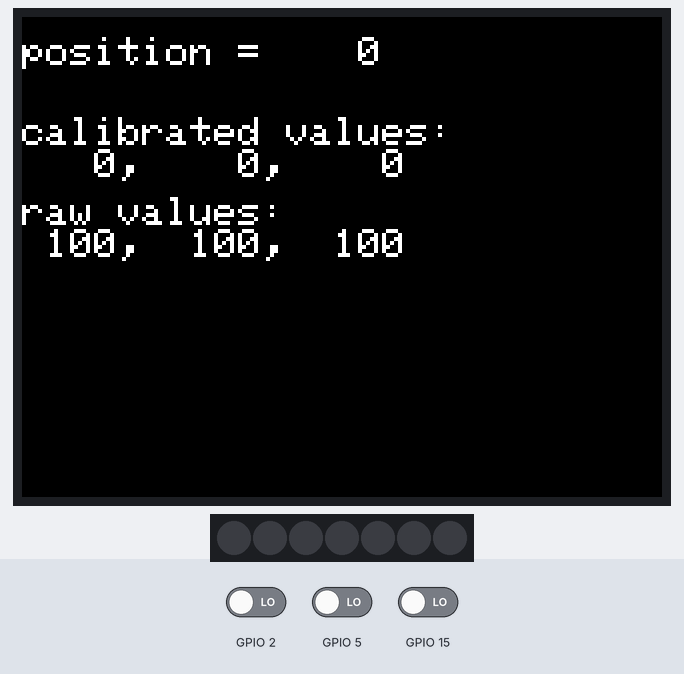
Recording of a sketch running on a simulated ESP32. Shown: 320×240 colour display, 7 RGB LEDs in strip order, left to right. The test bench sets the inputs (shaded band); at power-on: GPIO 2 LOW, GPIO 5 LOW, GPIO 15 LOW.

Above: at 12.9 s.
13.0 s: GPIO 2 driven HIGH
At 13.8 s:
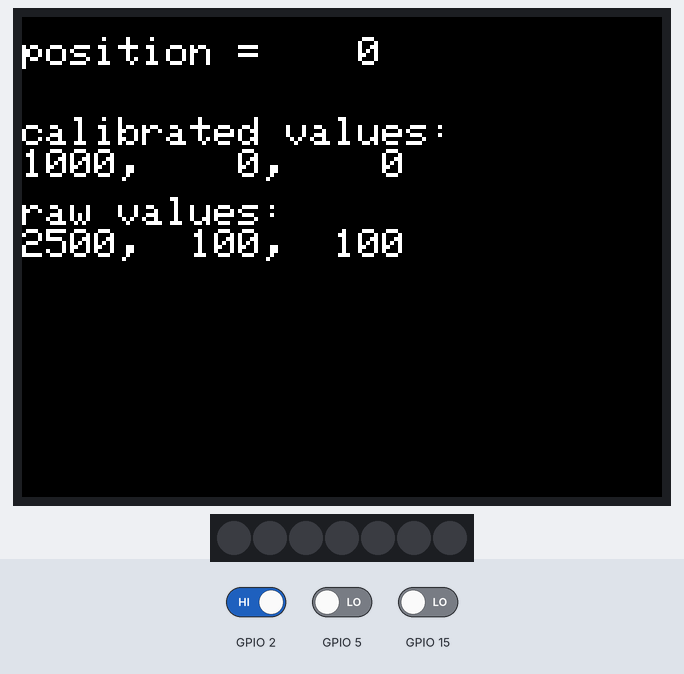
14.5 s: GPIO 5 driven HIGH
At 15.2 s:
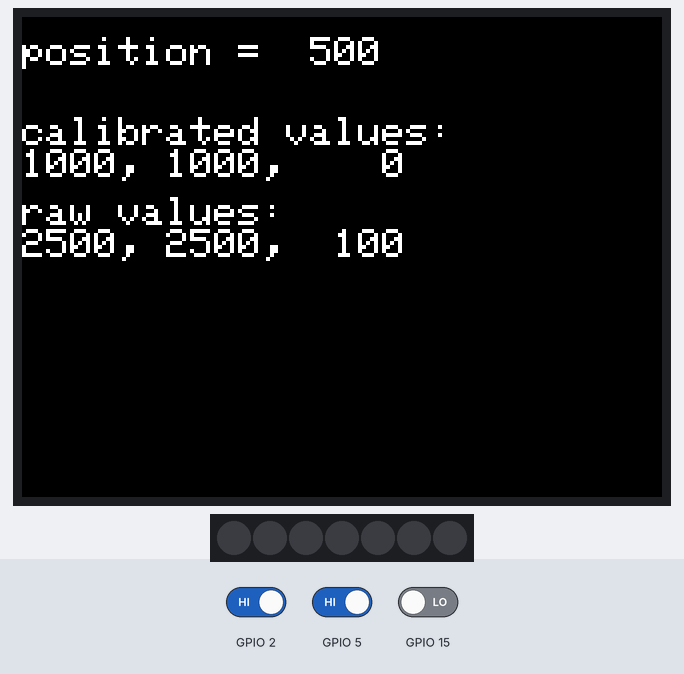
16.0 s: GPIO 15 driven HIGH
At 16.6 s:
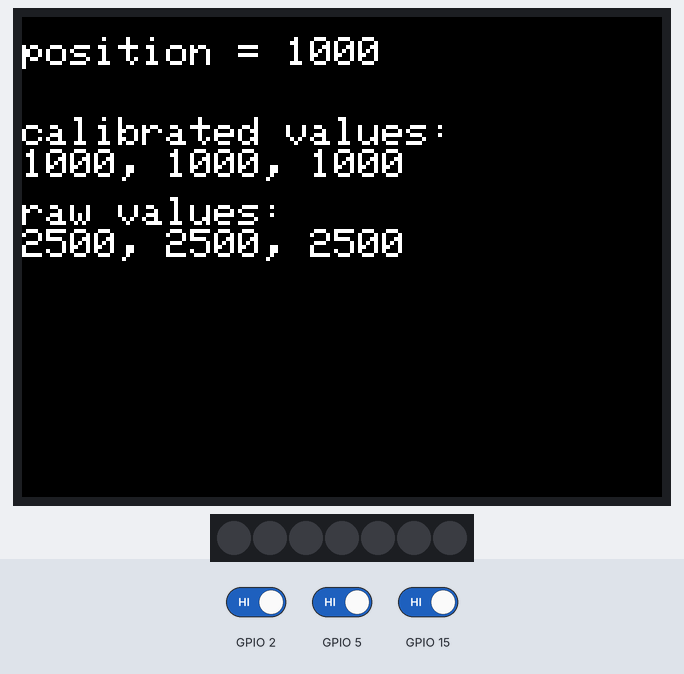
17.5 s: GPIO 2 driven LOW
At 17.8 s:
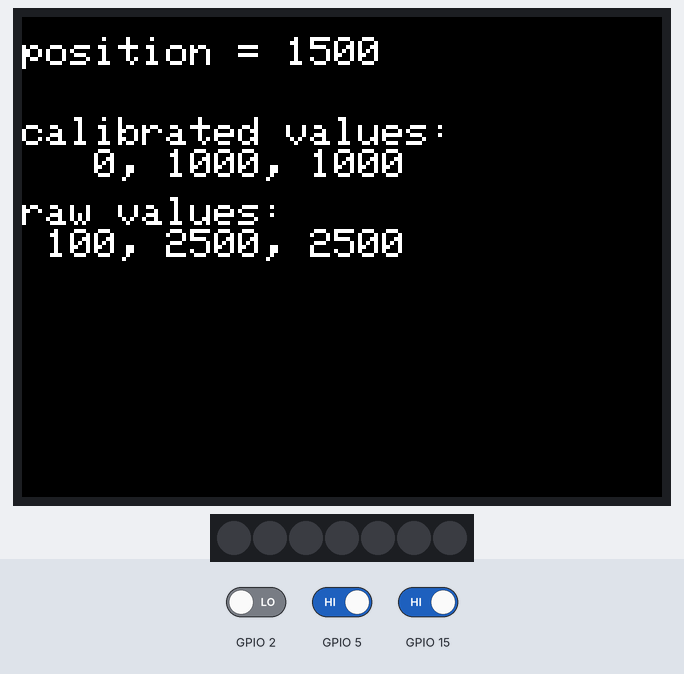
19.0 s: GPIO 5 driven LOW
At 20.2 s:
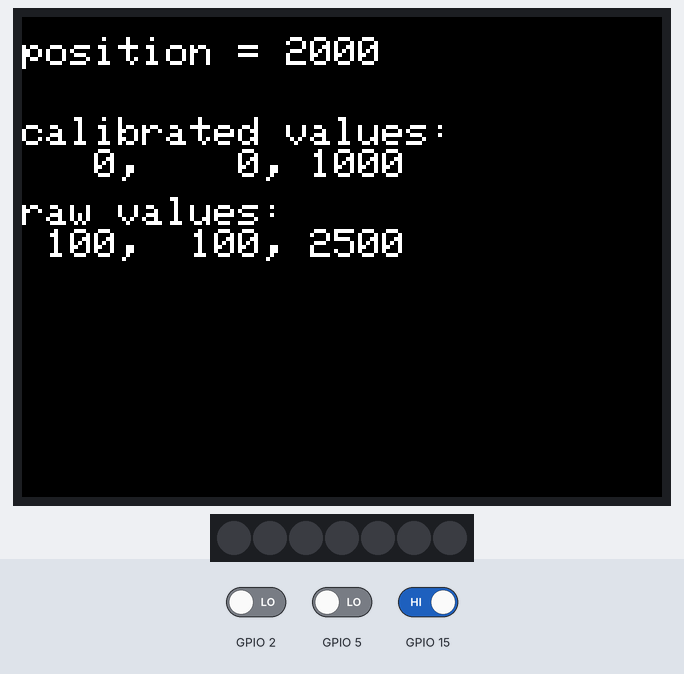
20.5 s: GPIO 15 driven LOW
At 21.1 s:
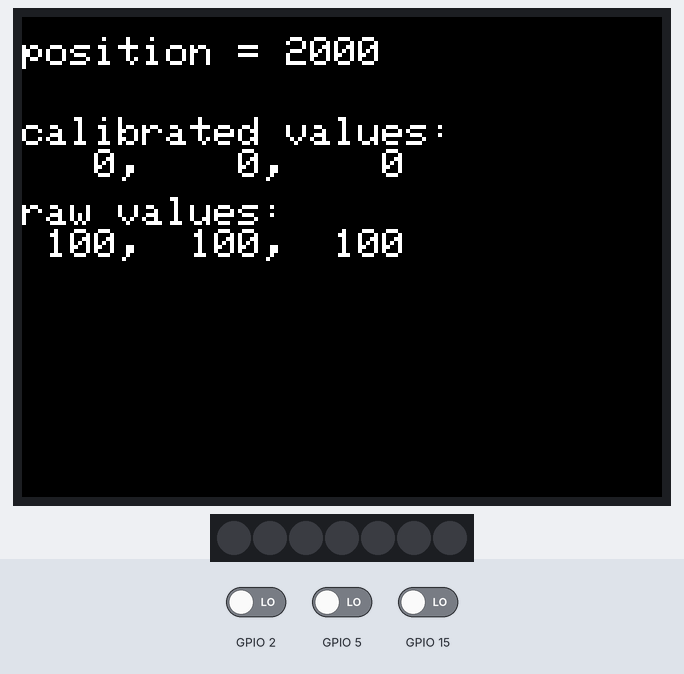
Timing chart, 0 to 23.0 s (numbered marks = the images above; inputs shaded):
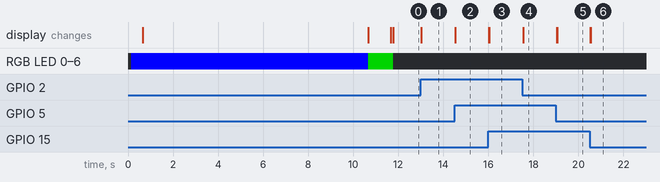

The sketch:

QTR_calibrated_example.ino
```cpp
//Calibrated line sensor demo
//
//This sketch will demonstrates how to get calibrated readings from your line
//sensor.
//
//The line sensor should be connected to pins 2, 5 and 15. This will involve
//jumping one of the pins from the line sensor header to pin 02 on the M5.
//
//First it will give you 10 seconds to move the line sensor back and
//forth accross the line. Make sure each sensor sees the dark and light surface.
//
//Once the calibration is done it will display the raw values, calibrated values
//and the overall position on the line.

#include <M5Stack.h>
#include "FastLED.h"
#include <QTRSensors.h>

//Line sensor declarations
QTRSensors qtr;
const uint8_t SensorCount = 3;
uint16_t sensorValues[SensorCount];

//LED declarations
#define Neopixel_PIN 1
#define NUM_LEDS 7
CRGB leds[NUM_LEDS];

void setup() {
  M5.begin();

  M5.Lcd.setTextColor(CYAN); M5.Lcd.setTextSize(2); M5.Lcd.setCursor(40,0);
  M5.Lcd.println("Calibrated Line Data");
  M5.Lcd.setTextColor(WHITE, BLACK);

  FastLED.addLeds<WS2811,Neopixel_PIN,GRB>(leds, NUM_LEDS).setCorrection(TypicalLEDStrip);
  fill_solid(leds, NUM_LEDS, CRGB::Blue); //set LEDS to blue while calibrating
  FastLED.show();

  //Initialize the line sensor
  qtr.setTypeRC();
  qtr.setSensorPins((const uint8_t[]) {2,5,15}, SensorCount);

  delay(500);
  M5.Lcd.setCursor(0,25);
  M5.Lcd.println("Calibrating...");

  // 2.5ms RC read timeout (default * 10 reads per calibrate() call
  // = ~25ms per calibrate() call.
  //Call calibrate() 400 times to make the calibration take about 10 seconds.
  for (int i=0; i<400; i++) {
    qtr.calibrate();
  }

  //print done and flash the LED green to indicate calibration is over
  M5.Lcd.println("done");
  fill_solid(leds, NUM_LEDS, CRGB::Green);
  FastLED.show();
  delay(1000);

  M5.Lcd.clear();
}

void loop() {
  uint16_t position = qtr.readLineBlack(sensorValues);

  M5.Lcd.setCursor(0,10);
  M5.Lcd.printf("position = %4d", position);
  M5.Lcd.setCursor(0,50);
  M5.Lcd.println("calibrated values:");
  M5.Lcd.printf("%4d, %4d, %4d", sensorValues[0], sensorValues[1], sensorValues[2]);

  qtr.read(sensorValues);
  M5.Lcd.setCursor(0,90);
  M5.Lcd.println("raw values:");
  M5.Lcd.printf("%4d, %4d, %4d", sensorValues[0], sensorValues[1], sensorValues[2]);

  FastLED.clear();
  FastLED.show();
}
```

Measured:
- after the input at 13.0 s, the display: first changes at once (image 1 shows a later state)
- after the input at 14.5 s, the display: changes at once (image 2)
- after the input at 16.0 s, the display: first changes at once (image 3 shows a later state)
- after the input at 17.5 s, the display: changes at once (image 4)
- after the input at 19.0 s, the display: first changes at once (image 5 shows a later state)
- after the input at 20.5 s, the display: first changes at once (image 6 shows a later state)
